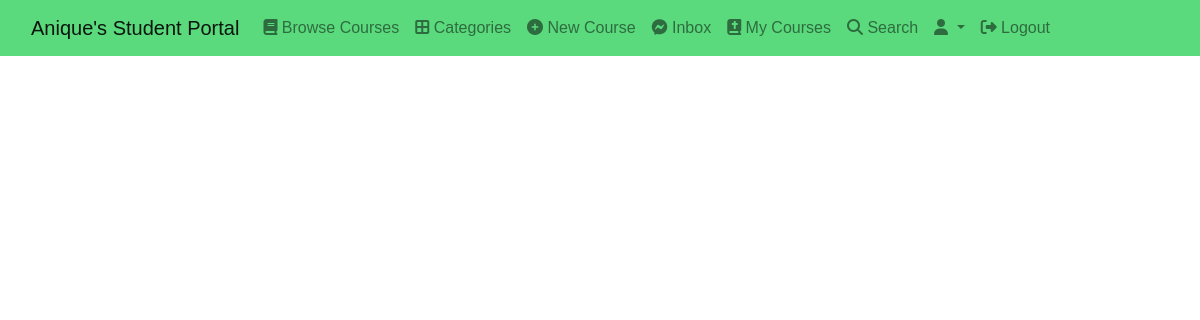
The page /course/categories/ on the database as committed earlier.
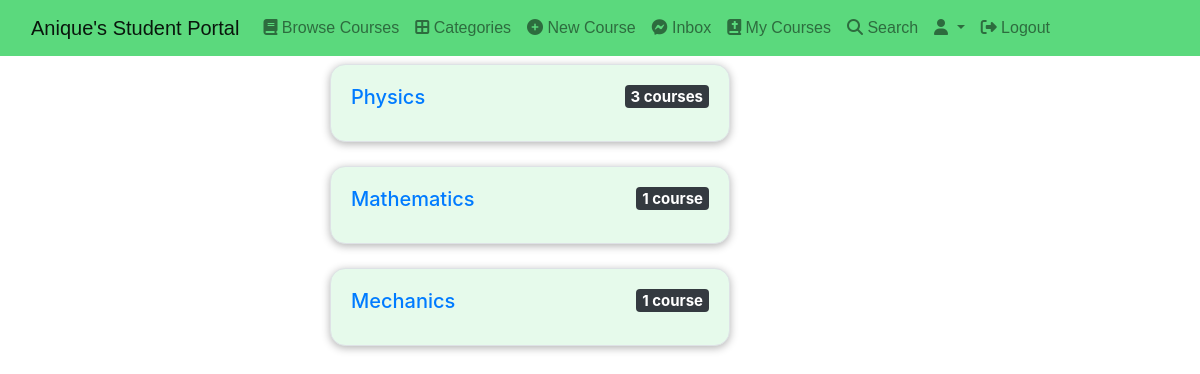
The same page on the database as committed later.
### classroom/models.py (models this page shows, shortened)
class Category(models.Model):
    title = models.CharField(max_length=100, verbose_name='Title', unique=True)
    slug = models.SlugField(blank=True, null=True)
    class Meta:
        verbose_name = 'Category'
        verbose_name_plural = 'Categories'

### classroom/views.py (the view)
# urls.py: path("categories/", categories, name='categories'),
def categories(request):
    categories = Category.objects.all().annotate(
        course_count=Count('course')).order_by('-course_count')
    context = {
        "categories": categories,
    }
    return render(request, 'classroom/categories.html', context)

### direct/views.py (called while the page is built)
def directs_count(request):
    directs_count = 0
    if request.user.is_authenticated:
        directs_count = Message.objects.filter(user=request.user,is_read=False).count()
    return {'directs_count':directs_count}

### student_portal/templates/classroom/categories.html
{% extends 'base.html' %} {% block content %} {% if categories.count == 0 %}
<div class="container mt-2 mb-2">
  <div class="alert alert-primary" role="alert">
    Unfortunately , there are no categories as of now.
  </div>
</div>
{% else %}
<div class="container mt-2">
  <div class="row">
    <div class="col-md-8 offset-md-3">
      {% for category in categories %}{% if category.course_count != 0 %}
      <div
        class="card"
        style="
          width: 25rem;
          background-color: #e6faeb;
          border: 1px solid #dee2e6;
          border-radius: 0.95rem;
          box-shadow: 0 0.125rem 0.5rem rgba(0, 0, 0, 0.3);
        "
      >
        <div class="card-body">
          <h5 class="card-title">
            <a href="{% url 'category-courses' category.slug %}"
              >{{category.title}}</a
            >
            {% if category.course_count == 1 %}
            <span class="badge bg-dark float-end"
              >{{category.course_count}} course</span
            >
            {% else %}<span class="badge bg-dark float-end"
              >{{category.course_count}} courses</span
            >
            {% endif %}
          </h5>
        </div>
      </div>
      <br />{% endif %} {% endfor %}
    </div>
  </div>
</div>
{% endif %} {% endblock content %}

### student_portal/templates/base.html (shortened to what this page needs)
{% load static %}
<!DOCTYPE html>
<html lang="en">
  <head>
    <link
      href="https://cdn.jsdelivr.net/npm/bootstrap@5.0.2/dist/css/bootstrap.min.css"
      rel="stylesheet"
    />
    <link
      rel="stylesheet"
      href="https://cdnjs.cloudflare.com/ajax/libs/font-awesome/6.1.1/css/all.min.css"
    />
    <link
      rel="stylesheet"
      href="https://stackpath.bootstrapcdn.com/bootstrap/4.3.1/css/bootstrap.min.css"
    />
  </head>
  <body>
    <nav
      class="navbar navbar-expand-lg navbar-light"
      style="background: #5bd97d; font-family: sans-serif"
    >
      <div class="container-fluid">
        <a class="navbar-brand" href="{% url 'index' %}"
          >Anique's Student Portal</a
        >
        <div class="collapse navbar-collapse" id="navbarSupportedContent">
          <ul class="navbar-nav me-auto mb-2 mb-lg-0">
            <li class="nav-item">
              <a class="nav-link" href="{% url 'browse-courses' %}"
                ><i class="fa fa-book"></i> Browse Courses</a
              >
            </li>
            <li class="nav-item">
              <a class="nav-link" href="{% url 'categories' %}"
                ><i class="fas fa-border-all"></i> Categories</a
              >
            </li>
            <li class="nav-item">
              <a class="nav-link" href="{% url 'new-course' %}"
                ><i class="fa fa-plus-circle"></i> New Course</a
              >
            </li>
            <li class="nav-item">
              <a class="nav-link" href="{% url 'inbox' %}"
                ><i class="fa-brands fa-facebook-messenger"></i> Inbox
              </a>
            </li>
            <li class="nav-item">
              <a class="nav-link" href="{% url 'my-courses' %}"
                ><i class="fa-solid fa-book-bible"></i> My Courses</a
              >
            </li>
            <li class="nav-item">
              <a class="nav-link" href="{% url 'search' %}"
                ><i class="fa-solid fa-search"></i> Search</a
              >
            </li>
            <li class="nav-item dropdown">
              <a
                class="nav-link dropdown-toggle"
                href="#"
                id="navbarDropdown"
                role="button"
                data-bs-toggle="dropdown"
                aria-expanded="false"
              >
                <i class="fa fa-user"></i> {{request.user.username|capfirst}}
              </a>
            </li>
            <li class="nav-item">
              <a class="nav-link" href="{% url 'logout' %}"
                ><i class="fa-solid fa-right-from-bracket"></i> Logout</a
              >
            </li>
          </ul>
        </div>
      </div>
    </nav>
    {% block content %} {% block pagination %} {% endblock pagination %} {% endblock content %}
  </body>
</html>

Rows that differ between the two databases and show on the page:
added Category: title "Physics", course_count "3"
now on this page (row unchanged): Category: title "Mathematics", course_count "1"
added Category: title "Mechanics", course_count "1"
